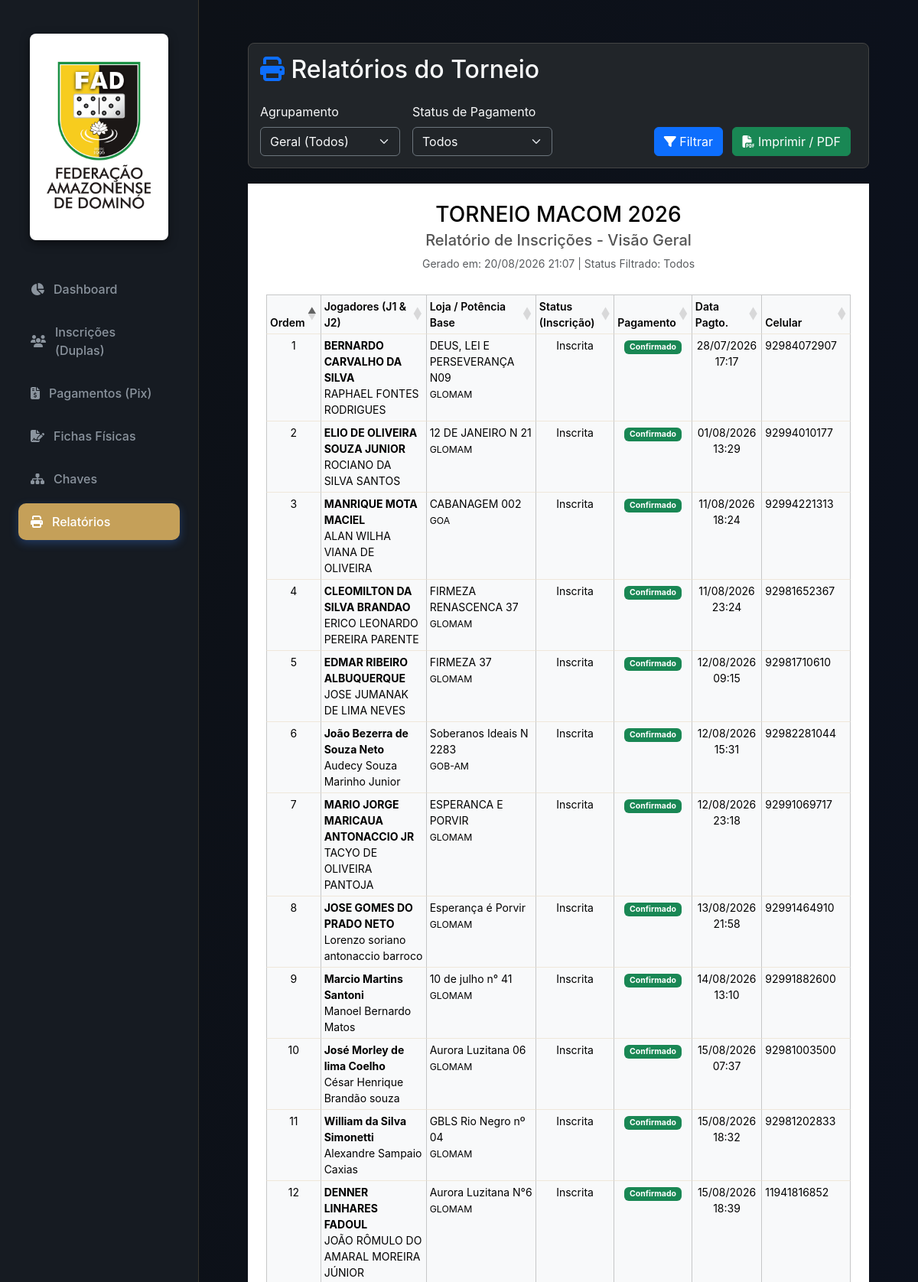
/relatorios/ (upper part), run on the app's committed database.
### dashboard/models.py (models this page shows, shortened)
class Dupla(models.Model):
    STATUS_CHOICES = [
        ('Pendente', 'Pendente'),
        ('Confirmado', 'Confirmado'),
    ]
    STATUS_INSCRICAO_CHOICES = [
        ('Pendente', 'Pendente'),
        ('Validada', 'Validada'),
        ('Inscrita', 'Inscrita'),
        ('Cancelada', 'Cancelada'),
        ('Teste', 'Teste'),
        ('Impugnada', 'Impugnada'),
        ('Eliminada', 'Eliminada'),
    ]
    status_inscricao = models.CharField(
        'Status da Inscrição',
        max_length=20,
        choices=STATUS_INSCRICAO_CHOICES,
        default='Pendente'
    )
    purgado = models.BooleanField('Registro Purgado?', default=False, help_text='Marcado quando o usuário deleta a inscrição na UI')
    origem = models.CharField(
        'Origem da Inscrição',
        max_length=50,
        choices=[('Eletrônico', 'Eletrônico (Google Forms)'), ('Manual', 'Ficha Manual (Física)')],
        default='Eletrônico'
    )
    data_hora = models.CharField('Data da Inscrição', max_length=100, blank=True, null=True)
    nome_jogador1 = models.CharField(max_length=200, verbose_name="Nome J1")
    apelido_jogador1 = models.CharField(max_length=100, blank=True, null=True, verbose_name="Apelido J1")
    cim_jogador1 = models.CharField(max_length=50, blank=True, null=True, verbose_name="CIM J1")
    idade_jogador1 = models.PositiveIntegerField('Idade J1', blank=True, null=True)
    profissao_jogador1 = models.CharField('Profissão J1', max_length=150, blank=True, null=True)
    telefone_jogador1 = models.CharField('Telefone J1', max_length=20, blank=True, null=True)
    email_jogador1 = models.EmailField('E-mail J1', blank=True, null=True)
    potencia_jogador1 = models.ForeignKey('Potencia', on_delete=models.SET_NULL, null=True, blank=True, related_name='jogadores1')
    loja_jogador1 = models.CharField('Loja Jogador 1', max_length=200, blank=True, null=True)
    nome_jogador2 = models.CharField('Nome Jogador 2', max_length=200, blank=True, null=True)
    apelido_jogador2 = models.CharField('Apelido J2', max_length=100, blank=True, null=True)
    cim_jogador2 = models.CharField(max_length=50, blank=True, null=True, verbose_name="CIM J2")
    idade_jogador2 = models.PositiveIntegerField('Idade J2', blank=True, null=True)
    profissao_jogador2 = models.CharField('Profissão J2', max_length=150, blank=True, null=True)
    telefone_jogador2 = models.CharField('Telefone J2', max_length=20, blank=True, null=True)
    email_jogador2 = models.EmailField('E-mail J2', blank=True, null=True)
    potencia_jogador2 = models.ForeignKey('Potencia', on_delete=models.SET_NULL, null=True, blank=True, related_name='jogadores2')
    loja_jogador2 = models.CharField('Loja Jogador 2', max_length=200, blank=True, null=True)
    acompanhantes_j1_adultos = models.PositiveIntegerField('Adultos J1', default=0)
    acompanhantes_j1_criancas = models.PositiveIntegerField('Crianças J1', default=0)
    acompanhantes_j2_adultos = models.PositiveIntegerField('Adultos J2', default=0)
    acompanhantes_j2_criancas = models.PositiveIntegerField('Crianças J2', default=0)
    status_pagamento = models.CharField(
        'Status do Pagamento',
        max_length=50,
        choices=STATUS_CHOICES,
        default='Pendente'
    )
    comprovante = models.OneToOneField('Comprovante', on_delete=models.SET_NULL, null=True, blank=True, related_name='dupla')
    ficha_inscricao = models.OneToOneField('FichaInscricao', on_delete=models.SET_NULL, null=True, blank=True, related_name='dupla')
    class Meta:
        verbose_name = 'Dupla'
        verbose_name_plural = 'Duplas'
        unique_together = ('nome_jogador1', 'nome_jogador2', 'data_hora')

class Potencia(models.Model):
    nome_completo = models.CharField('Nome Completo', max_length=200, unique=True)
    sigla = models.CharField('Sigla', max_length=50, unique=True)
    meta_inscricoes = models.PositiveIntegerField('Meta de Inscrições', default=0)
    class Meta:
        verbose_name = 'Potência'
        verbose_name_plural = 'Potências'

class Comprovante(models.Model):
    arquivo = models.FileField('Arquivo do Comprovante', upload_to=upload_comprovante_path)
    pagador = models.CharField('Nome do Pagador', max_length=300, blank=True, null=True)
    banco = models.CharField('Banco', max_length=200, blank=True, null=True)
    valor = models.DecimalField('Valor Declarado', max_digits=10, decimal_places=2, blank=True, null=True)
    identificador = models.CharField('ID da Transação', max_length=200, blank=True, null=True)
    data_hora = models.DateTimeField('Data e Hora do Pagamento')
    data_upload = models.DateTimeField(auto_now_add=True)

### dashboard/views.py (the view)
# urls.py: path('relatorios/', views.relatorios, name='relatorios'),
def relatorios(request):
    from .models import Dupla
    duplas = Dupla.objects.filter(purgado=False).select_related('potencia_jogador1').order_by('potencia_jogador1__nome_completo', 'nome_jogador1')
    agrupamento = request.GET.get('agrupamento', 'geral') # geral, potencia, loja
    status = request.GET.get('status', 'todos')
    if status == 'confirmados':
        duplas = duplas.filter(status_pagamento='Confirmado')
    elif status == 'pendentes':
        duplas = duplas.filter(status_pagamento='Pendente')
    duplas_todas = Dupla.objects.filter(purgado=False).order_by('comprovante__data_hora')
    rank_dict = {}
    rank = 1
    for d in duplas_todas:
        if d.comprovante_id and d.comprovante.data_hora:
            rank_dict[d.id] = rank
            rank += 1
    duplas_list = list(duplas)
    for d in duplas_list:
        d.numero = rank_dict.get(d.id, None)
    context = {
        'duplas': duplas_list,
        'agrupamento': agrupamento,
        'status': status
    }
    return render(request, 'relatorios.html', context)

### templates/relatorios.html (shortened to what this page needs)
{% load static %}
<!DOCTYPE html>
<html lang="pt-BR" data-bs-theme="dark">
<head>
    <link href="https://cdn.jsdelivr.net/npm/bootstrap@5.3.2/dist/css/bootstrap.min.css" rel="stylesheet">
    <link rel="stylesheet" href="https://cdnjs.cloudflare.com/ajax/libs/font-awesome/6.4.0/css/all.min.css">
    <link rel="stylesheet" href="{% static 'css/style.css' %}">
    <link rel="stylesheet" href="https://cdn.datatables.net/1.13.6/css/dataTables.bootstrap5.min.css">
</head>
<body>
<div class="dashboard-container">
    <aside class="sidebar no-print">
        <div class="logo-container" style="margin-bottom: 20px; padding: 20px 15px; text-align: center;">
            <img src="{% static 'img/logo-FAD-com-fundo.jpeg' %}" alt="FAD Logo" style="width: 100%; height: auto; border-radius: 8px; box-shadow: 0 4px 12px rgba(0,0,0,0.5); object-fit: contain;">
        </div>
        <nav class="sidebar-nav">
            <a href="{% url 'index' %}"><i class="fa-solid fa-chart-pie"></i> Dashboard</a>
            <a href="{% url 'gestao' %}"><i class="fa-solid fa-users"></i> Inscrições (Duplas)</a>
            <a href="{% url 'gestao_comprovantes' %}"><i class="fa-solid fa-file-invoice-dollar"></i> Pagamentos (Pix)</a>
            <a href="{% url 'gestao_fichas' %}"><i class="fa-solid fa-file-signature"></i> Fichas Físicas</a>
            <a href="{% url 'torneio' %}"><i class="fa-solid fa-sitemap"></i> Chaves</a>
            <a href="{% url 'relatorios' %}" class="active"><i class="fa-solid fa-print"></i> Relatórios</a>
        </nav>
    </aside>
    <main class="main-content" style="height: 100vh; overflow-y: auto;">
        <div class="container-fluid px-4 py-4">
            <div class="relatorio-header no-print">
                <h2 class="text-light mb-4"><i class="fa-solid fa-print text-primary"></i> Relatórios do Torneio</h2>
                <form method="GET" action="{% url 'relatorios' %}" class="row g-3 align-items-end">
                    <div class="col-md-3">
                        <label class="form-label text-light">Agrupamento</label>
                        <select name="agrupamento" class="form-select bg-dark text-light border-secondary">
                            <option value="geral" {% if agrupamento == 'geral' %}selected{% endif %}>Geral (Todos)</option>
                        </select>
                    </div>
                    <div class="col-md-3">
                        <label class="form-label text-light">Status de Pagamento</label>
                        <select name="status" class="form-select bg-dark text-light border-secondary">
                            <option value="todos" {% if status == 'todos' %}selected{% endif %}>Todos</option>
                        </select>
                    </div>
                    <div class="col-md-6 text-end">
                        <button type="submit" class="btn btn-primary me-2"><i class="fa-solid fa-filter"></i> Filtrar</button>
                        <button type="button" class="btn btn-success me-2" onclick="window.print()"><i class="fa-solid fa-file-pdf"></i> Imprimir / PDF</button>
                    </div>
                </form>
            </div>
            <div class="gestao-card p-4 print-area" data-bs-theme="light" style="background-color: white; color: black; min-height: 800px;">
                <div class="text-center mb-4">
                    <h3 class="mb-1" style="color: black;">TORNEIO MACOM 2026</h3>
                    <h5 style="color: #555;">Relatório de Inscrições - {% if agrupamento == 'geral' %}Visão Geral{% elif agrupamento == 'potencia' %}Agrupado por Potência{% else %}Agrupado por Loja{% endif %}</h5>
                    <p class="text-muted small">Gerado em: {% now "d/m/Y H:i" %} | Status Filtrado: {{ status|title }}</p>
                </div>
                {% if agrupamento == 'geral' %}
                    {% include 'relatorios_tabela.html' with duplas=duplas %}
                {% endif %}
            </div>
        </div>
    </main>
</div>
</body>
</html>

### templates/relatorios_tabela.html
<table class="table table-bordered table-sm relatorio-dt table-light" style="font-size: 12px; width: 100%;">
    <thead style="background-color: #f2f2f2; color: black;">
        <tr>
            <th>Ordem</th>
            <th>Jogadores (J1 & J2)</th>
            <th>Loja / Potência Base</th>
            <th>Status (Inscrição)</th>
            <th>Pagamento</th>
            <th>Data Pagto.</th>
            <th>Celular</th>
        </tr>
    </thead>
    <tbody>
        {% for dupla in duplas %}
        <tr>
            <td class="text-center" data-sort="{% if dupla.numero %}{{ dupla.numero }}{% else %}999999{% endif %}">{% if dupla.numero %}{{ dupla.numero }}{% else %}-{% endif %}</td>
            <td>
                <strong>{{ dupla.nome_jogador1 }}</strong><br>
                {% if dupla.nome_jogador2 %}{{ dupla.nome_jogador2 }}{% else %}Sem Parceiro{% endif %}
            </td>
            <td>
                {{ dupla.loja_jogador1|default:"-" }}<br>
                <small>{{ dupla.potencia_jogador1.sigla|default:"-" }}</small>
            </td>
            <td class="text-center">{{ dupla.status_inscricao }}</td>
            <td class="text-center">
                {% if dupla.status_pagamento == 'Confirmado' %}
                    <span class="badge bg-success">Confirmado</span>
                {% else %}
                    <span class="badge bg-warning text-dark">Pendente</span>
                {% endif %}
            </td>
            <td class="text-center" data-sort="{% if dupla.comprovante and dupla.comprovante.data_hora %}{{ dupla.comprovante.data_hora|date:'YmdHis' }}{% else %}00000000000000{% endif %}">
                {% if dupla.comprovante and dupla.comprovante.data_hora %}
                    {{ dupla.comprovante.data_hora|date:"d/m/Y H:i" }}
                {% else %}
                    -
                {% endif %}
            </td>
            <td>{{ dupla.telefone_jogador1|default:"-" }}</td>
        </tr>
        {% endfor %}
    </tbody>
</table>

### static/css/style.css (style rules this page uses)
:root { --bg-color: #0d1117; --card-bg: #161b22; --text-primary: #e6edf3; --text-secondary: #8b949e; --accent-color: #c5a059; --accent-hover: #e0bb73; --border-color: rgba(197, 160, 89, 0.2); --success: #2ea043; --warning: #f59e0b; --card-shadow: 0 4px 6px -1px rgba(0, 0, 0, 0.1), 0 2px 4px -1px rgba(0, 0, 0, 0.06); --border-radius: 16px; --transition: all 0.3s ease; }
* { margin: 0; padding: 0; box-sizing: border-box; }
body { font-family: 'Inter', sans-serif; background-color: var(--bg-color); color: var(--text-primary); min-height: 100vh; }
.dashboard-container { display: flex; height: 100vh; overflow: hidden; }
.sidebar { width: 260px; background-color: var(--card-bg); border-right: 1px solid var(--border-color); display: flex; flex-direction: column; padding: 24px; transition: var(--transition); }
.logo-container { display: flex; align-items: center; gap: 12px; margin-bottom: 40px; }
.sidebar-nav { display: flex; flex-direction: column; gap: 8px; flex: 1; }
.sidebar-nav a { display: flex; align-items: center; gap: 12px; text-decoration: none; color: var(--text-secondary); padding: 12px 16px; border-radius: 10px; font-weight: 500; transition: var(--transition); }
.sidebar-nav a.active { background-color: var(--accent-color); color: white; box-shadow: 0 4px 12px rgba(59, 130, 246, 0.3); }
.main-content { flex: 1; overflow-y: auto; padding: 32px 40px; background: linear-gradient(to bottom right, var(--bg-color), #0b1120); }
table { width: 100%; border-collapse: collapse; text-align: left; }
th, td { padding: 12px; border-bottom: 1px solid var(--border-color); font-size: 14px; }
th { color: var(--text-secondary); font-weight: 600; background: rgba(0,0,0,0.1); }

### templates/relatorios.html (style rules this page uses)
.relatorio-header { margin-bottom: 20px; padding: 15px; background-color: #212529; border-radius: 8px; border: 1px solid #444; }

### data on the page
Dupla: numero "1", nome_jogador1 "BERNARDO CARVALHO DA SILVA", nome_jogador2 "RAPHAEL FONTES RODRIGUES", loja_jogador1 "DEUS, LEI E PERSEVERANÇA N09", potencia_jogador1.sigla "GLOMAM", status_inscricao "Inscrita", status_pagamento "Confirmado", comprovante.data_hora "28/07/2026 17:17", telefone_jogador1 "92984072907"
Dupla: numero "4", nome_jogador1 "CLEOMILTON DA SILVA BRANDAO", nome_jogador2 "ERICO LEONARDO PEREIRA PARENTE", loja_jogador1 "FIRMEZA RENASCENCA 37", potencia_jogador1.sigla "GLOMAM", status_inscricao "Inscrita", status_pagamento "Confirmado", comprovante.data_hora "11/08/2026 23:24", telefone_jogador1 "92981652367"
Dupla: numero "12", nome_jogador1 "DENNER LINHARES FADOUL", nome_jogador2 "JOÃO RÔMULO DO AMARAL MOREIRA JÚNIOR", loja_jogador1 "Aurora Luzitana N°6", potencia_jogador1.sigla "GLOMAM", status_inscricao "Inscrita", status_pagamento "Confirmado", comprovante.data_hora "15/08/2026 18:39", telefone_jogador1 "11941816852"
Dupla: numero "5", nome_jogador1 "EDMAR RIBEIRO ALBUQUERQUE", nome_jogador2 "JOSE JUMANAK DE LIMA NEVES", loja_jogador1 "FIRMEZA 37", potencia_jogador1.sigla "GLOMAM", status_inscricao "Inscrita", status_pagamento "Confirmado", comprovante.data_hora "12/08/2026 09:15", telefone_jogador1 "92981710610"
Dupla: numero "2", nome_jogador1 "ELIO DE OLIVEIRA SOUZA JUNIOR", nome_jogador2 "ROCIANO DA SILVA SANTOS", loja_jogador1 "12 DE JANEIRO N 21", potencia_jogador1.sigla "GLOMAM", status_inscricao "Inscrita", status_pagamento "Confirmado", comprovante.data_hora "01/08/2026 13:29", telefone_jogador1 "92994010177"
Dupla: numero "8", nome_jogador1 "JOSE GOMES DO PRADO NETO", nome_jogador2 "Lorenzo soriano antonaccio barroco", loja_jogador1 "Esperança é Porvir", potencia_jogador1.sigla "GLOMAM", status_inscricao "Inscrita", status_pagamento "Confirmado", comprovante.data_hora "13/08/2026 21:58", telefone_jogador1 "92991464910"
Dupla: numero "10", nome_jogador1 "José Morley de lima Coelho", nome_jogador2 "César Henrique Brandão souza", loja_jogador1 "Aurora Luzitana 06", potencia_jogador1.sigla "GLOMAM", status_inscricao "Inscrita", status_pagamento "Confirmado", comprovante.data_hora "15/08/2026 07:37", telefone_jogador1 "92981003500"
Dupla: numero "7", nome_jogador1 "MARIO JORGE MARICAUA ANTONACCIO JR", nome_jogador2 "TACYO DE OLIVEIRA PANTOJA", loja_jogador1 "ESPERANCA E PORVIR", potencia_jogador1.sigla "GLOMAM", status_inscricao "Inscrita", status_pagamento "Confirmado", comprovante.data_hora "12/08/2026 23:18", telefone_jogador1 "92991069717"
Dupla: numero "9", nome_jogador1 "Marcio Martins Santoni", nome_jogador2 "Manoel Bernardo Matos", loja_jogador1 "10 de julho n° 41", potencia_jogador1.sigla "GLOMAM", status_inscricao "Inscrita", status_pagamento "Confirmado", comprovante.data_hora "14/08/2026 13:10", telefone_jogador1 "92991882600"
Dupla: numero "11", nome_jogador1 "William da Silva Simonetti", nome_jogador2 "Alexandre Sampaio Caxias", loja_jogador1 "GBLS Rio Negro nº 04", potencia_jogador1.sigla "GLOMAM", status_inscricao "Inscrita", status_pagamento "Confirmado", comprovante.data_hora "15/08/2026 18:32", telefone_jogador1 "92981202833"
Dupla: numero "3", nome_jogador1 "MANRIQUE MOTA MACIEL", nome_jogador2 "ALAN WILHA VIANA DE OLIVEIRA", loja_jogador1 "CABANAGEM 002", potencia_jogador1.sigla "GOA", status_inscricao "Inscrita", status_pagamento "Confirmado", comprovante.data_hora "11/08/2026 18:24", telefone_jogador1 "92994221313"
Dupla: numero "6", nome_jogador1 "João Bezerra de Souza Neto", nome_jogador2 "Audecy Souza Marinho Junior", loja_jogador1 "Soberanos Ideais N 2283", potencia_jogador1.sigla "GOB-AM", status_inscricao "Inscrita", status_pagamento "Confirmado", comprovante.data_hora "12/08/2026 15:31", telefone_jogador1 "92982281044"

### other printed values
{{ status|title }} "Todos"
